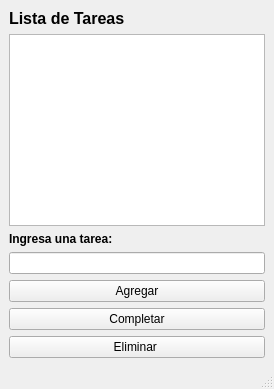
<?xml version="1.0" encoding="UTF-8"?>
<ui version="4.0">
 <class>MainWindow</class>
 <widget class="QMainWindow" name="MainWindow">
  <property name="windowTitle">
   <string>Lista de tareas</string>
  </property>
  <property name="unifiedTitleAndToolBarOnMac">
   <bool>false</bool>
  </property>
  <widget class="QWidget" name="centralwidget">
   <layout class="QVBoxLayout" name="verticalLayout">
    <item>
     <widget class="QLabel" name="label">
      <property name="text">
       <string>&lt;html&gt;&lt;head/&gt;&lt;body&gt;&lt;p&gt;&lt;span style=&quot; font-size:12pt; font-weight:700;&quot;&gt;Lista de Tareas&lt;/span&gt;&lt;/p&gt;&lt;/body&gt;&lt;/html&gt;</string>
      </property>
     </widget>
    </item>
    <item>
     <widget class="QListView" name="listView"/>
    </item>
    <item>
     <widget class="QLabel" name="label_2">
      <property name="text">
       <string>&lt;html&gt;&lt;head/&gt;&lt;body&gt;&lt;p&gt;&lt;span style=&quot; font-weight:700;&quot;&gt;Ingresa una tarea:&lt;/span&gt;&lt;/p&gt;&lt;/body&gt;&lt;/html&gt;</string>
      </property>
     </widget>
    </item>
    <item>
     <widget class="QLineEdit" name="lineEdit"/>
    </item>
    <item>
     <widget class="QPushButton" name="pushButton_3">
      <property name="text">
       <string>Agregar</string>
      </property>
     </widget>
    </item>
    <item>
     <widget class="QPushButton" name="pushButton_2">
      <property name="text">
       <string>Completar</string>
      </property>
     </widget>
    </item>
    <item>
     <widget class="QPushButton" name="pushButton_4">
      <property name="text">
       <string>Eliminar </string>
      </property>
     </widget>
    </item>
   </layout>
  </widget>
  <widget class="QMenuBar" name="menubar">
   <property name="geometry">
    <rect>
     <x>0</x>
     <y>0</y>
     <width>272</width>
     <height>20</height>
    </rect>
   </property>
  </widget>
  <widget class="QStatusBar" name="statusbar"/>
 </widget>
 <resources/>
 <connections/>
</ui>
